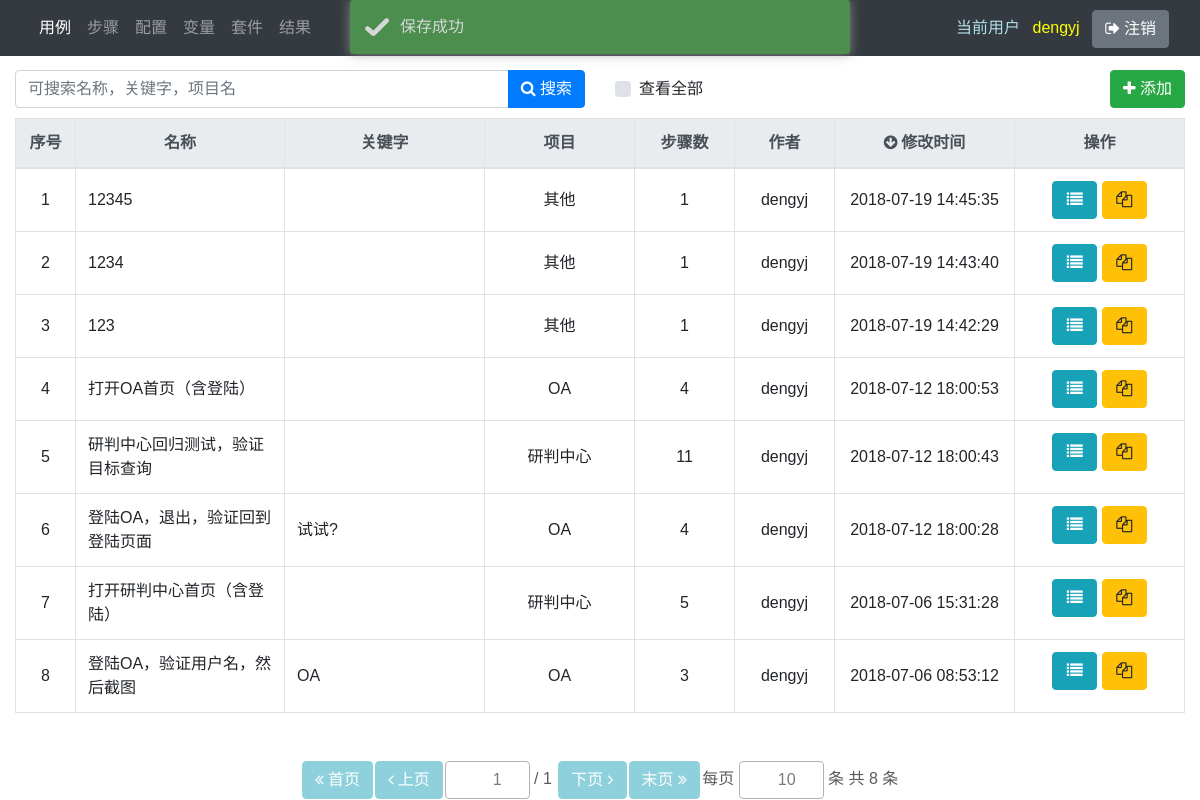
The app's page /cases/ (signed in), older data.
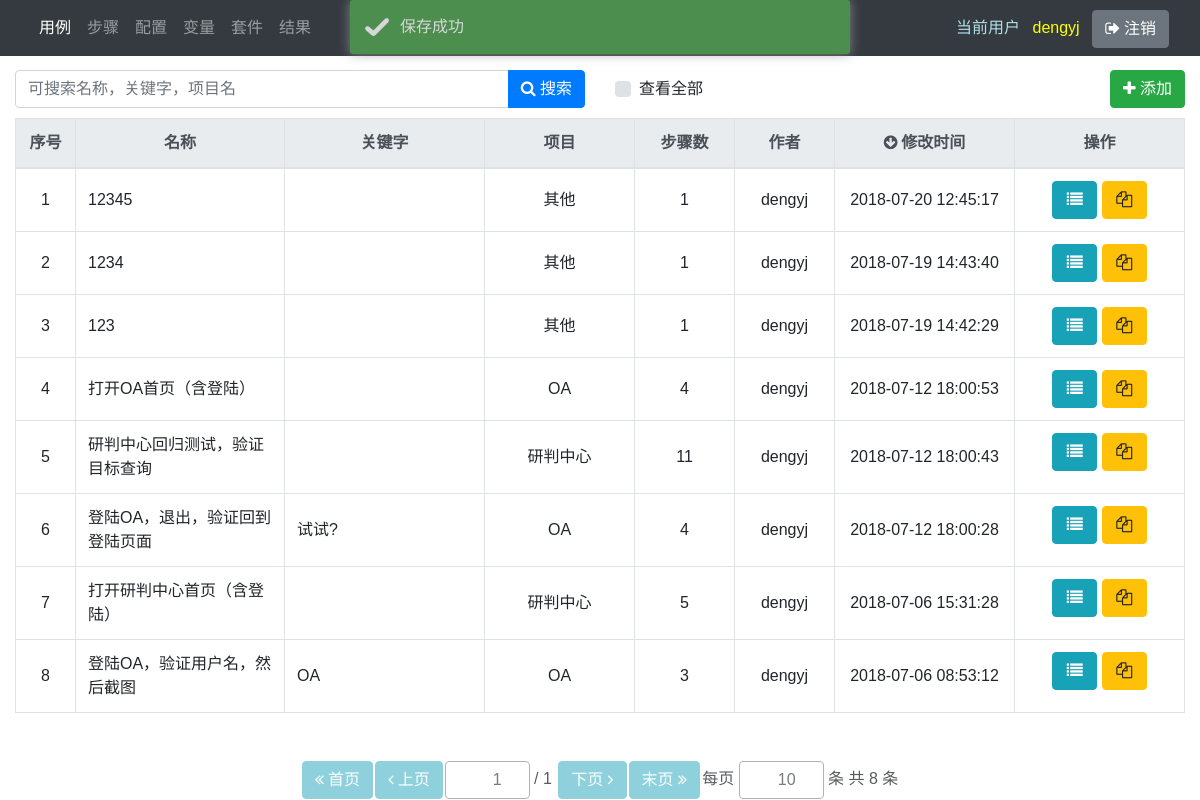
The same page, newer data.
### main/models.py (models this page shows, shortened)
class Case(models.Model):
    code = models.UUIDField(auto_created=True, default=uuid.uuid1, editable=False)
    name = models.CharField(max_length=100)
    description = models.TextField(blank=True)
    keyword = models.CharField(blank=True, max_length=100)
    project = models.ForeignKey('main.Project', on_delete=models.SET_NULL, blank=True, null=True)
    creator = models.ForeignKey(
        User, verbose_name='创建人', related_name='case_creator', on_delete=models.SET_NULL, blank=True, null=True)
    created_date = models.DateTimeField('创建时间', auto_now_add=True, null=True)
    modifier = models.ForeignKey(
        User, verbose_name='修改人', related_name='case_modifier', on_delete=models.SET_NULL, blank=True, null=True)
    modified_date = models.DateTimeField('修改时间', auto_now=True, null=True)
    is_active = models.BooleanField(default=True)
    variable_group = models.ForeignKey('main.VariableGroup', on_delete=models.SET_NULL, blank=True, null=True)
    step = models.ManyToManyField('Step', through='CaseVsStep', through_fields=('case', 'step'))
    class Meta:
        pass
        ordering = ['-modified_date']  # 这个字段是告诉Django模型对象返回的记录结果集是按照哪个字段排序的,-xxx表示降序，?xxx表示随机

### main/views/case.py (the view)
# urls.py: path('cases/', case.list_, name='cases'),
@login_required
def list_(request):
    page = request.GET.get('page')
    size = request.GET.get('size', request.COOKIES.get('size'))
    search_text = str(request.GET.get('search_text', ''))
    order_by = request.GET.get('order_by', 'modified_date')
    order_by_reverse = request.GET.get('order_by_reverse', 'True')
    all_ = request.GET.get('all_', 'False')
    page = change_to_positive_integer(page, 1)
    size = change_to_positive_integer(size, 10)
    if order_by_reverse == 'True':
        order_by_reverse = True
    else:
        order_by_reverse = False
    if all_ == 'False':
        all_ = False
    else:
        all_ = True
    if request.session.get('status', None) == 'success':
        prompt = 'success'
    request.session['status'] = None
    q = get_query_condition(search_text)
    if all_:
        q &= Q(is_active=True)
    else:
        q &= Q(is_active=True) & Q(creator=request.user)
    objects = Case.objects.filter(q).values(
        'pk', 'name', 'keyword', 'project__name', 'creator__username', 'modified_date')
    objects2 = Case.objects.filter(is_active=True, step__is_active=True).values('pk').annotate(m2m_count=Count('step'))
    count_ = {o['pk']: o['m2m_count'] for o in objects2}
    for o in objects:
        o['m2m_count'] = count_.get(o['pk'], 0)
    if objects:
        if order_by not in objects[0]:
            order_by = 'modified_date'
        objects = sorted(objects, key=lambda x: x[order_by], reverse=order_by_reverse)
    paginator = Paginator(objects, size)
    try:
        objects = paginator.page(page)
    except PageNotAnInteger:
        objects = paginator.page(1)
        page = 1
    except EmptyPage:
        objects = paginator.page(paginator.num_pages)
        page = paginator.num_pages
    order_by_form = OrderByForm(initial={'order_by': order_by, 'order_by_reverse': order_by_reverse})
    paginator_form = PaginatorForm(initial={'page': page, 'size': size}, page_max_value=paginator.num_pages)
    cookies = [Cookie('size', size, path=request.path)]
    respond = render(request, 'main/case/list.html', locals())
    for cookie in cookies:
        respond.set_cookie(cookie.key, cookie.value, cookie.max_age, cookie.expires, cookie.path)
    return respond

### main/forms.py
class OrderByForm(forms.Form):
    order_by = forms.CharField(max_length=100, required=False, widget=forms.HiddenInput)
    order_by_reverse = forms.BooleanField(required=False, widget=forms.HiddenInput)

class PaginatorForm(forms.Form):
    size = forms.IntegerField(min_value=1, max_value=10000, required=False)
    def __init__(self, page_max_value, *args, **kwargs):
        super(PaginatorForm, self).__init__(*args, **kwargs)
        self.fields['page'] = forms.IntegerField(min_value=1, max_value=page_max_value, required=False)

### main/views/general.py (called while the page is built)
def change_to_positive_integer(value, default=1):
    if str(value).isdigit() and int(value) > 0:
        value = int(value)
    else:
        value = default
    return value

### main/templates/main/case/list.html (shortened to what this page needs)
{% extends 'main/list_base.html' %}
{% block result_table %}
    <div class="table-responsive" id='result_div'>
        <table class="table table-bordered table-hover" id='result_table'>
            <colgroup>
                <col style='width: 60px;'>
                <col>
                <col style='width: 200px;'>
                <col style='width: 150px;'>
                <col style='width: 100px;'>
                <col style='width: 100px;'>
                <col style='width: 180px;'>
                <col style='width: 170px;'>
            </colgroup>
            <thead class="thead-light middle">
                <tr>
                    <th>序号</th>
                    <th order_by_text="name">名称</th>
                    <th order_by_text="keyword">关键字</th>
                    <th order_by_text="project__name">项目</th>
                    <th order_by_text="m2m_count">步骤数</th>
                    <th order_by_text="creator__username">作者</th>
                    <th order_by_text="modified_date">修改时间</th>
                    <th>操作</th>
                </tr>
            </thead>
            <tbody>
                {% for obj in objects %}
                    <tr pk="{{ obj.pk }}" edit_url="{% url 'case' obj.pk %}" quick_update_url="{% url 'case_quick_update' obj.pk %}" del_url="{% url 'case_delete' obj.pk %}">
                        <td col_name='index' class="middle"></td>
                        <td {% if request.user.pk == obj.creator %}quick_update{% endif %} col_name='name' class="align-middle">{{ obj.name }}</td>
                        <td {% if request.user.pk == obj.creator %}quick_update{% endif %} col_name='keyword' class="align-middle">{{ obj.keyword }}</td>
                        <td col_name='project__name' class="middle">{{ obj.project__name }}</td>
                        <td col_name='step_count' class="middle">{{ obj.m2m_count }}</td>
                        <td col_name='creator__username' class="middle">{{ obj.creator__username }}</td>
                        <td col_name='modified_date' class="middle">{{ obj.modified_date }}</td>
                        <td>
                            <div class="middle">
                                {% if request.user.pk == obj.creator %}
                                    <button type="button" name="edit_button" class="btn btn-info list_button" data-toggle="tooltip" title="编辑"><i class="icon-edit"></i></button>
                                    <button copy_url="{% url 'case_copy' obj.pk %}" copy_sub_item=true type="button" name="copy_button" class="btn btn-warning list_button" data-toggle="tooltip" title="复制"><i class="icon-copy"></i></button>
                                    <button type="button" name="delete_button" class="btn btn-danger list_button" data-toggle="tooltip" title="删除"><i class="icon-trash"></i></button>
                                {% else %}
                                    <button type="button" name="edit_button" class="btn btn-info list_button" data-toggle="tooltip" title="查看"><i class="icon-list"></i></button>
                                    <button copy_url="{% url 'case_copy' obj.pk %}" copy_sub_item=true type="button" name="copy_button" class="btn btn-warning list_button" data-toggle="tooltip" title="复制"><i class="icon-copy"></i></button>
                                {% endif %}
                            </div>
                        </td>
                    </tr>
                {% empty %}
                    <tr>
                        <td colspan="8" class="text-center bg-secondary"><span class="text-white">无数据</span></td>
                    </tr>
                {% endfor %}
            </tbody>
        </table>
    </div>
{% endblock %}

Row changes from the older to the newer data that the page shows:
changed Case (number 1 of 8 on the later page): modified_date "2018-07-19 14:45:35" → "2018-07-20 12:45:17"
